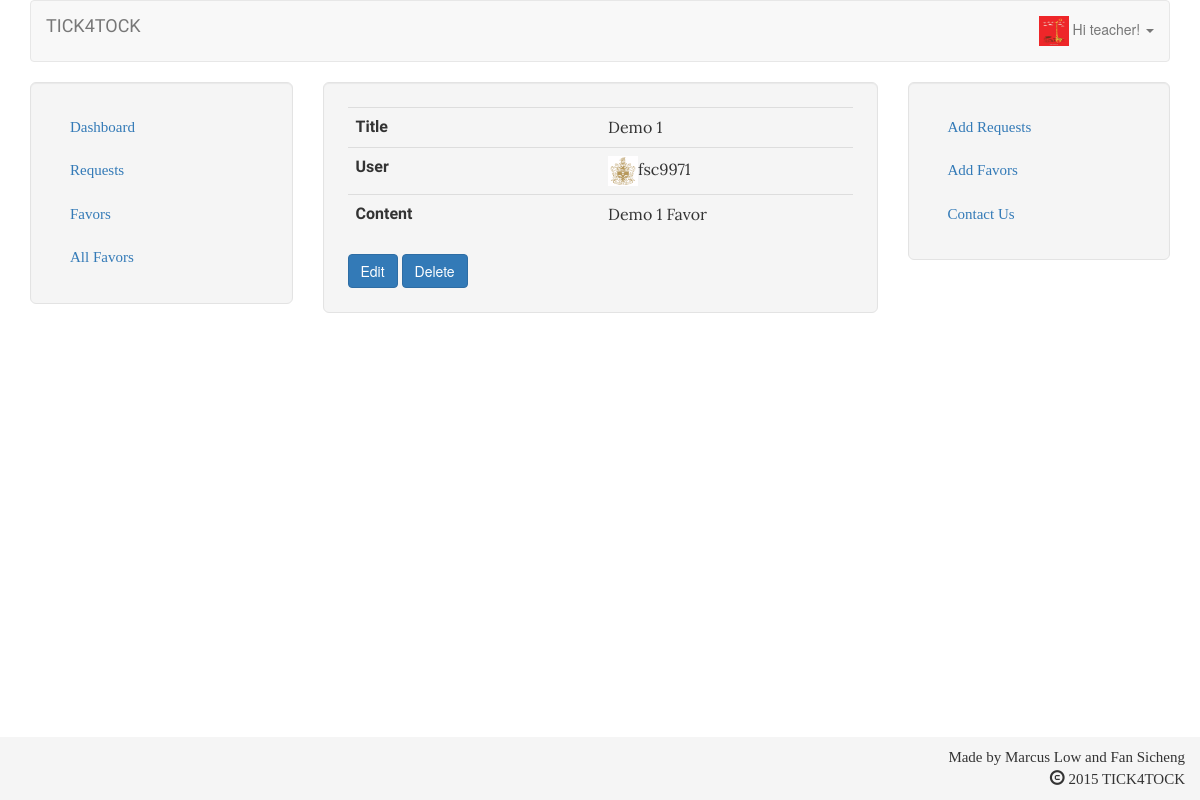
Screenshot of /favor/1 (signed in) with the database file from the repository.
### accounts/models.py (models this page shows, shortened)
class UserProfile(models.Model):
    user = models.OneToOneField(User)
    address = models.CharField(max_length=225, blank=True)
    age = models.IntegerField(default=1)
    karma = models.IntegerField(blank=True, default=0)
    website = models.URLField(blank=True)
    picture = models.ImageField(upload_to='profile_images', blank=True)
    contact = models.CharField(max_length=225, null=True, blank=True)
    timepoint = models.IntegerField(default=10)
    def __unicode__(self):
        return self.user.username

### ttrade/models.py (models this page shows, shortened)
class Favor(models.Model):
    user = models.ForeignKey(UserProfile, blank=True, null=True)
    title = models.CharField(max_length=255)
    content = models.TextField()

### ttrade/views.py (the view)
# urls.py: url(r'^favor/(?P<pk>\d+)$', views.FavorDetail.as_view(), name='detailf'),
class FavorDetail(DetailView):
    model = Favor

### ttrade/templates/ttrade/favor_detail.html (shortened to what this page needs)
{%extends 'ttrade/base.html'%}
{% block content %}
        <table class="table">
            <tbody>
                <tr>
                    <th>Title</th><td>{{object.title}}</td>
                </tr>
                <tr>
                    <th>User</th><td><img src="/media/{{favor.user.picture}}" style="height:30px; width:30px;" %} />{{object.user}}</td>
                </tr>
                <tr>
                    <th>Content</th><td>{{object.content}}</td>
                </tr>
            </tbody>
        </table>
        <a href="{{object.id}}/edit"><button type="button" class="btn btn-primary">
            Edit
        </button></a>
        <a href="{{object.id}}/delete"><button type="button" class="btn btn-primary">
            Delete
        </button></a>
{%endblock%}

### ttrade/templates/ttrade/base.html (shortened to what this page needs)
{% load staticfiles %}
{% load bootstrap3 %}
<html>
<link rel="stylesheet" href="//code.jquery.com/ui/1.11.4/themes/smoothness/jquery-ui.css">
<link rel="stylesheet" type="text/css" href="{% static 'ttrade/base.css' %}" />
<head>
  {% bootstrap_css %}
  <link rel="stylesheet" href="//code.jquery.com/ui/1.11.4/themes/smoothness/jquery-ui.css">
  <link rel="stylesheet" href="https://cdnjs.cloudflare.com/ajax/libs/bootstrap-datetimepicker/4.14.30/css/bootstrap-datetimepicker.min.css">
  <link rel="stylesheet" href="//code.jquery.com/ui/1.11.4/themes/smoothness/jquery-ui.css">
</head>
<body>
    <div class="container">
      <nav class="navbar navbar-default">
        <div class="container-fluid">
          <div class="navbar-header">
            <a class="navbar-brand" href="/dashboard">TICK4TOCK</a>
          </div>
            <ul class="nav navbar-nav navbar-right" id='bar'>
              <li class="dropdown">
                <a href="#" class="dropdown-toggle" data-toggle="dropdown" role="button" aria-haspopup="true" aria-expanded="false">
                    {%if user.is_authenticated%}
                      <img src="/media/{{user.profile.picture}}" style="height:30px; width:30px;" />
                      Hi {{user.username}}!
                    {%else%}
                      Login/Register here!
                    {%endif%}
                <span class="caret"></span></a>
              </li>
            </ul>
        </div>
      </nav>
    </div>
    <div class="container">
      <div class="row">
        <div class="col-xs-3">
          <div class="well well-lg">
            <ul class="nav nav-stacked">
              <li><a href="/dashboard">Dashboard</a></li>
              <li><a href="/requestlist">Requests</a></li>
              <li><a href="/favorlist">Favors</a></li>
              <li><a href="/favorlistall">All Favors</a></li>
            </ul>
          </div>
        </div>
        <div class="col-xs-6">
          <div class="well well-lg">
            <ul class="nav nav-stacked">
              {% block content %}{% endblock %}
            </ul>
          </div>
        </div>
        <div class="col-xs-3">
          <div class="well well-lg">
            <ul class="nav nav-stacked">
              <li><a href="/add/request">Add Requests</a></li>
              <li><a href="/add/favor">Add Favors</a></li>
              <li><a href="#">Contact Us</a></li>
            </ul>
          </div>
        </div>
      </div>
    </div>
</body>
<footer class="footer">
    <div class="container" id="footer"><div class="row">
        <div class="col-xs-3 col-xs-offset-9" style="text-align:right">
            Made by Marcus Low and Fan Sicheng<br>
            <span class="glyphicon glyphicon-copyright-mark"></span>
            2015 TICK4TOCK
        </div></div>
    </div></div>
</footer>
</html>

### ttrade/static/ttrade/base.css (style rules this page uses)
.navbar-brand { font-family: 'Righteous', cursive; }
body { padding-bottom:60px; background:url("http://www.psdgraphics.com/file/colorful-triangles-background.jpg") no-repeat; background-size:cover; background-position:center center; }
.footer { bottom: 0; width:100%; background-color:#f5f5f5; position: fixed; }
#footer { padding:10px 0 10px 0; }
th { font-family: 'Courgette', cursive; }
tr { font-family: 'Lora', serif; }
.col-xs-3 { font-size:15px; font-family:times; }

### ttrade/templates/ttrade/base.html (style rules this page uses)
body { background-color:transparent; }

### rows the page displays
Favor: title "Demo 1", user.picture (picture), user "fsc9971", content "Demo 1 Favor"

### other values shown
{{ user.username }} "teacher"
